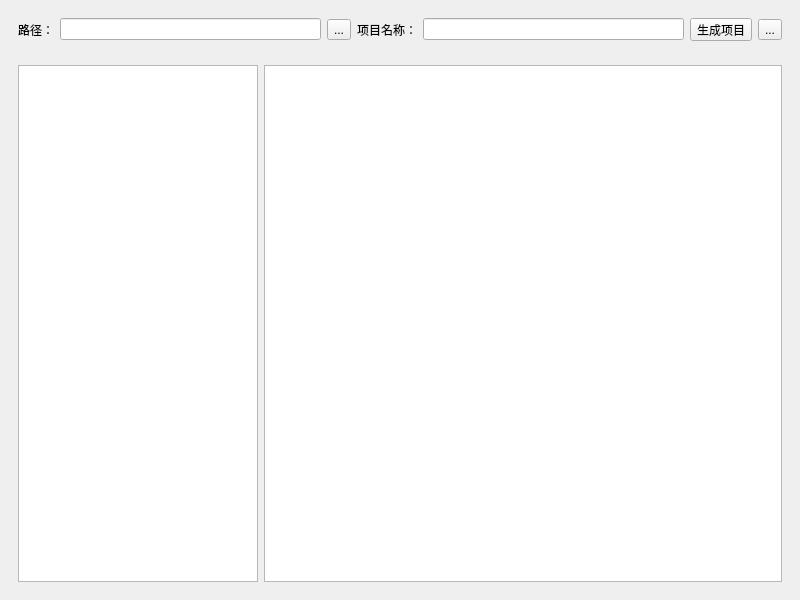
<?xml version="1.0" encoding="UTF-8"?>
<ui version="4.0">
 <class>MainWindow</class>
 <widget class="QMainWindow" name="MainWindow">
  <property name="geometry">
   <rect>
    <x>0</x>
    <y>0</y>
    <width>800</width>
    <height>600</height>
   </rect>
  </property>
  <property name="windowTitle">
   <string>模板初始化</string>
  </property>
  <property name="toolButtonStyle">
   <enum>Qt::ToolButtonTextBesideIcon</enum>
  </property>
  <widget class="QWidget" name="centralwidget">
   <layout class="QVBoxLayout" name="verticalLayout">
    <item>
     <widget class="QWidget" name="widget" native="true">
      <property name="minimumSize">
       <size>
        <width>0</width>
        <height>41</height>
       </size>
      </property>
      <property name="maximumSize">
       <size>
        <width>16777215</width>
        <height>41</height>
       </size>
      </property>
      <layout class="QHBoxLayout" name="horizontalLayout">
       <item>
        <widget class="QLabel" name="label">
         <property name="text">
          <string>路径：</string>
         </property>
        </widget>
       </item>
       <item>
        <widget class="QLineEdit" name="edtPath"/>
       </item>
       <item>
        <widget class="QToolButton" name="btnOpenParentFolder">
         <property name="text">
          <string>...</string>
         </property>
         <property name="icon">
          <iconset resource="../app.qrc">
           <normaloff>:/res/folder.ico</normaloff>:/res/folder.ico</iconset>
         </property>
        </widget>
       </item>
       <item>
        <widget class="QLabel" name="label_2">
         <property name="text">
          <string>项目名称：</string>
         </property>
        </widget>
       </item>
       <item>
        <widget class="QLineEdit" name="edtName"/>
       </item>
       <item>
        <widget class="QToolButton" name="btnRun">
         <property name="text">
          <string>生成项目</string>
         </property>
         <property name="icon">
          <iconset resource="../app.qrc">
           <normaloff>:/res/run.png</normaloff>:/res/run.png</iconset>
         </property>
         <property name="toolButtonStyle">
          <enum>Qt::ToolButtonTextBesideIcon</enum>
         </property>
        </widget>
       </item>
       <item>
        <widget class="QToolButton" name="btnOpenFolder">
         <property name="text">
          <string>...</string>
         </property>
         <property name="icon">
          <iconset resource="../app.qrc">
           <normaloff>:/res/folder.ico</normaloff>:/res/folder.ico</iconset>
         </property>
        </widget>
       </item>
      </layout>
     </widget>
    </item>
    <item>
     <widget class="QWidget" name="widget_2" native="true">
      <layout class="QHBoxLayout" name="horizontalLayout_2">
       <item>
        <widget class="QListWidget" name="lvProjects">
         <property name="minimumSize">
          <size>
           <width>240</width>
           <height>0</height>
          </size>
         </property>
         <property name="maximumSize">
          <size>
           <width>240</width>
           <height>16777215</height>
          </size>
         </property>
        </widget>
       </item>
       <item>
        <widget class="QTreeView" name="tvFile">
         <property name="editTriggers">
          <set>QAbstractItemView::NoEditTriggers</set>
         </property>
        </widget>
       </item>
      </layout>
     </widget>
    </item>
   </layout>
  </widget>
 </widget>
 <resources>
  <include location="../app.qrc"/>
 </resources>
 <connections/>
</ui>
